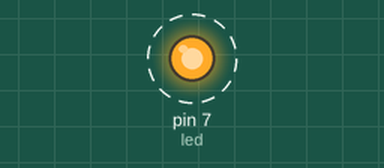
The sketch below on a simulated Arduino Uno, built with avr-gcc and run on an emulated ATmega328P. Parts: output pins drawn as LEDs (lit = HIGH). Dashed ring = blinking.

Above: at 0.05 s.
Timing chart, 0 to 3.0 s (numbered marks = the images above):
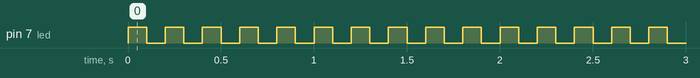

Measured:
- by itself, pin 7 (led): alternates HIGH for 0.10 s and LOW for 0.10 s

The sketch:

HelloWorld.ino
```cpp
const int led = 7;

void setup() {
  // put your setup code here, to run once:
  pinMode(led, OUTPUT);
}

void loop() {
  // put your main code here, to run repeatedly:
  digitalWrite(led, HIGH);
  //  (pin Number, State);

  delay(100);
  //milliSec

  digitalWrite(led, LOW);

  delay(100);
}
```
